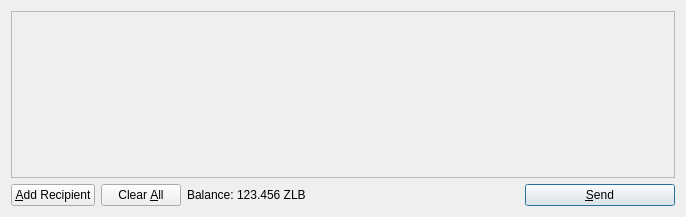
<?xml version="1.0" encoding="UTF-8"?>
<ui version="4.0">
 <class>SendCoinsDialog</class>
 <widget class="QDialog" name="SendCoinsDialog">
  <property name="geometry">
   <rect>
    <x>0</x>
    <y>0</y>
    <width>686</width>
    <height>217</height>
   </rect>
  </property>
  <property name="windowTitle">
   <string>Send Coins</string>
  </property>
  <layout class="QVBoxLayout" name="verticalLayout">
   <item>
    <widget class="QScrollArea" name="scrollArea">
     <property name="widgetResizable">
      <bool>true</bool>
     </property>
     <widget class="QWidget" name="scrollAreaWidgetContents">
      <property name="geometry">
       <rect>
        <x>0</x>
        <y>0</y>
        <width>666</width>
        <height>165</height>
       </rect>
      </property>
      <layout class="QVBoxLayout" name="verticalLayout_2">
       <property name="margin">
        <number>0</number>
       </property>
       <item>
        <layout class="QVBoxLayout" name="entries">
         <property name="spacing">
          <number>6</number>
         </property>
        </layout>
       </item>
       <item>
        <spacer name="verticalSpacer">
         <property name="orientation">
          <enum>Qt::Vertical</enum>
         </property>
         <property name="sizeHint" stdset="0">
          <size>
           <width>20</width>
           <height>40</height>
          </size>
         </property>
        </spacer>
       </item>
      </layout>
     </widget>
    </widget>
   </item>
   <item>
    <layout class="QHBoxLayout" name="horizontalLayout">
     <item>
      <widget class="QPushButton" name="addButton">
       <property name="toolTip">
        <string>Send to multiple recipients at once</string>
       </property>
       <property name="text">
        <string>&amp;Add Recipient</string>
       </property>
       <property name="icon">
        <iconset resource="../bitcoin.qrc">
         <normaloff>:/icons/add</normaloff>:/icons/add</iconset>
       </property>
       <property name="autoDefault">
        <bool>false</bool>
       </property>
      </widget>
     </item>
     <item>
      <widget class="QPushButton" name="clearButton">
       <property name="sizePolicy">
        <sizepolicy hsizetype="Minimum" vsizetype="Fixed">
         <horstretch>0</horstretch>
         <verstretch>0</verstretch>
        </sizepolicy>
       </property>
       <property name="toolTip">
        <string>Remove all transaction fields</string>
       </property>
       <property name="text">
        <string>Clear &amp;All</string>
       </property>
       <property name="icon">
        <iconset resource="../bitcoin.qrc">
         <normaloff>:/icons/remove</normaloff>:/icons/remove</iconset>
       </property>
       <property name="autoRepeatDelay">
        <number>300</number>
       </property>
       <property name="autoDefault">
        <bool>false</bool>
       </property>
      </widget>
     </item>
     <item>
      <layout class="QHBoxLayout" name="horizontalLayout_2">
       <property name="spacing">
        <number>3</number>
       </property>
       <item>
        <widget class="QLabel" name="label">
         <property name="text">
          <string>Balance:</string>
         </property>
        </widget>
       </item>
       <item>
        <widget class="QLabel" name="labelBalance">
         <property name="cursor">
          <cursorShape>IBeamCursor</cursorShape>
         </property>
         <property name="text">
          <string>123.456 ZLB</string>
         </property>
         <property name="textInteractionFlags">
          <set>Qt::LinksAccessibleByMouse|Qt::TextSelectableByKeyboard|Qt::TextSelectableByMouse</set>
         </property>
        </widget>
       </item>
      </layout>
     </item>
     <item>
      <spacer name="horizontalSpacer">
       <property name="orientation">
        <enum>Qt::Horizontal</enum>
       </property>
       <property name="sizeHint" stdset="0">
        <size>
         <width>40</width>
         <height>20</height>
        </size>
       </property>
      </spacer>
     </item>
     <item>
      <widget class="QPushButton" name="sendButton">
       <property name="minimumSize">
        <size>
         <width>150</width>
         <height>0</height>
        </size>
       </property>
       <property name="toolTip">
        <string>Confirm the send action</string>
       </property>
       <property name="text">
        <string>&amp;Send</string>
       </property>
       <property name="icon">
        <iconset resource="../bitcoin.qrc">
         <normaloff>:/icons/send</normaloff>:/icons/send</iconset>
       </property>
       <property name="default">
        <bool>true</bool>
       </property>
      </widget>
     </item>
    </layout>
   </item>
  </layout>
 </widget>
 <resources>
  <include location="../bitcoin.qrc"/>
 </resources>
 <connections/>
</ui>
